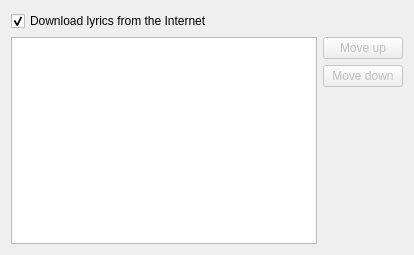
<?xml version="1.0" encoding="UTF-8"?>
<ui version="4.0">
 <class>LyricSettings</class>
 <widget class="QWidget" name="LyricSettings">
  <property name="geometry">
   <rect>
    <x>0</x>
    <y>0</y>
    <width>414</width>
    <height>255</height>
   </rect>
  </property>
  <property name="windowTitle">
   <string>Form</string>
  </property>
  <layout class="QVBoxLayout" name="verticalLayout_2">
   <item>
    <widget class="QCheckBox" name="download">
     <property name="text">
      <string>Download lyrics from the Internet</string>
     </property>
     <property name="checked">
      <bool>true</bool>
     </property>
    </widget>
   </item>
   <item>
    <widget class="QWidget" name="internet_container" native="true">
     <layout class="QHBoxLayout" name="horizontalLayout">
      <property name="margin">
       <number>0</number>
      </property>
      <item>
       <widget class="QListWidget" name="providers"/>
      </item>
      <item>
       <layout class="QVBoxLayout" name="verticalLayout">
        <item>
         <widget class="QPushButton" name="up">
          <property name="enabled">
           <bool>false</bool>
          </property>
          <property name="text">
           <string>Move up</string>
          </property>
         </widget>
        </item>
        <item>
         <widget class="QPushButton" name="down">
          <property name="enabled">
           <bool>false</bool>
          </property>
          <property name="text">
           <string>Move down</string>
          </property>
         </widget>
        </item>
        <item>
         <spacer name="verticalSpacer">
          <property name="orientation">
           <enum>Qt::Vertical</enum>
          </property>
          <property name="sizeHint" stdset="0">
           <size>
            <width>20</width>
            <height>40</height>
           </size>
          </property>
         </spacer>
        </item>
       </layout>
      </item>
     </layout>
    </widget>
   </item>
  </layout>
 </widget>
 <resources/>
 <connections>
  <connection>
   <sender>download</sender>
   <signal>toggled(bool)</signal>
   <receiver>internet_container</receiver>
   <slot>setEnabled(bool)</slot>
   <hints>
    <hint type="sourcelabel">
     <x>67</x>
     <y>18</y>
    </hint>
    <hint type="destinationlabel">
     <x>114</x>
     <y>52</y>
    </hint>
   </hints>
  </connection>
 </connections>
</ui>
